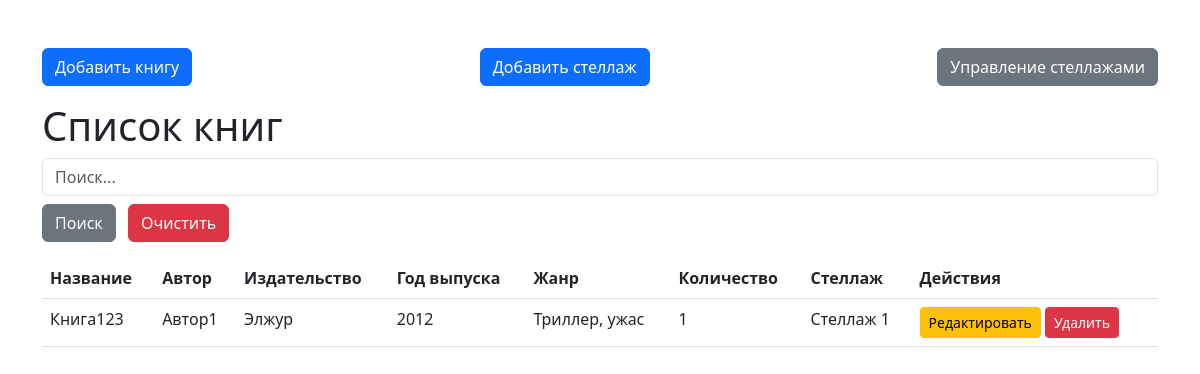
The app's page /, older data.
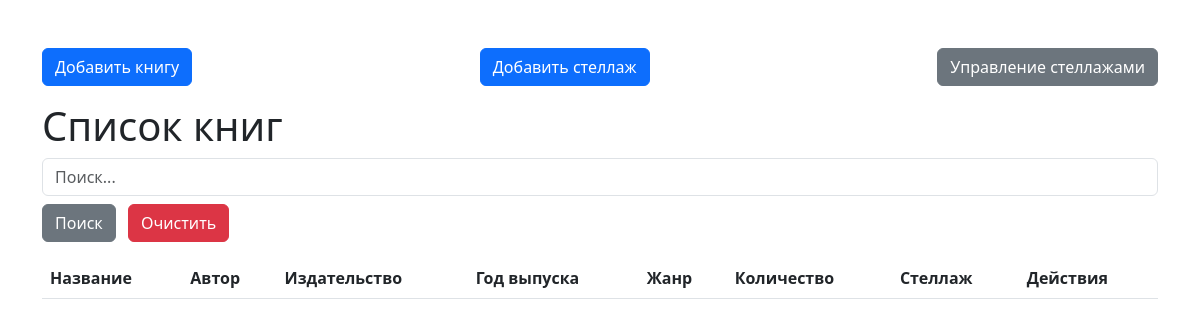
The same page, newer data.
### bookstore/models.py (models this page shows, shortened)
class Book(models.Model):
    author = models.CharField(max_length=255, verbose_name="Автор")
    title = models.CharField(max_length=255, verbose_name="Название")
    publisher = models.CharField(max_length=255, verbose_name="Издательство")
    publication_year = models.PositiveIntegerField(verbose_name="Год выпуска")
    genre = models.CharField(max_length=100, verbose_name="Жанр")
    quantity = models.PositiveIntegerField(default=1, verbose_name="Количество")
    shelf = models.ForeignKey(Shelf, on_delete=models.SET_NULL, null=True, blank=True, related_name="books", verbose_name="Стеллаж")
    class Meta:
        verbose_name = "Книга"
        verbose_name_plural = "Книги"

class Shelf(models.Model):
    name = models.CharField(max_length=100, unique=True, verbose_name="Название стеллажа")
    capacity = models.PositiveIntegerField(verbose_name="Вместимость стелажа")
    current_occupation = models.IntegerField(default=0, verbose_name="Текущее количество книг")
    class Meta:
        verbose_name = "Стелаж"
        verbose_name_plural = "Стелажи"

### bookstore/views.py (the view)
# urls.py: path('', views.book_list, name='book_list'),
def book_list(request):
    search_query: str = request.GET.get('search', '')  # Получаем поисковый запрос
    if search_query:
        books = Book.objects.filter(
            Q(title__icontains=search_query) |  # Фильтрация по названию
            Q(author__icontains=search_query) |  # Фильтрация по автору
            Q(publisher__icontains=search_query) |  # Фильтрация по издательству
            Q(genre__icontains=search_query)  # Фильтрация по жанру
        )
    else:
        books = Book.objects.all()  # Если запрос пустой, выводим все книги
    return render(request, 'bookstore/book_list.html', {'books': books, 'search_query': search_query})

### templates/bookstore/book_list.html (shortened to what this page needs)
<!DOCTYPE html>
<html lang="en">
<head>
    <link rel="stylesheet" href="https://cdn.jsdelivr.net/npm/bootstrap@5.3.0/dist/css/bootstrap.min.css">
</head>
<body>
    <div class="container mt-5">
        <div class="d-flex justify-content-between mb-3">
            <a href="{% url 'add_book' %}" class="btn btn-primary">Добавить книгу</a>
            <a href="{% url 'add_shelf' %}" class="btn btn-primary">Добавить стеллаж</a>
            <a href="{% url 'manage_shelves' %}" class="btn btn-secondary">Управление стеллажами</a>
        </div>
        <h1>Список книг</h1>
        <form method="get" class="mb-3">
            <input type="text" name="search" placeholder="Поиск..." class="form-control" value="{{ search_query }}">
            <div class="mt-2">
                <button type="submit" class="btn btn-secondary">Поиск</button>
                <a href="{% url 'book_list' %}" class="btn btn-danger ms-2">Очистить</a>
            </div>
        </form>
        <table class="table">
            <thead>
                <tr>
                    <th>Название</th>
                    <th>Автор</th>
                    <th>Издательство</th>
                    <th>Год выпуска</th>
                    <th>Жанр</th>
                    <th>Количество</th>
                    <th>Стеллаж</th>
                    <th>Действия</th>
                </tr>
            </thead>
            <tbody>
                {% for book in books %}
                    <tr>
                        <td>{{ book.title }}</td>
                        <td>{{ book.author }}</td>
                        <td>{{ book.publisher }}</td>
                        <td>{{ book.publication_year }}</td>
                        <td>{{ book.genre }}</td>
                        <td>{{ book.quantity }}</td>
                        <td>{{ book.shelf.name|default:"Не назначен" }}</td>
                        <td>
                            <a href="{% url 'edit_book' book.id %}" class="btn btn-warning btn-sm">Редактировать</a>
                            <a href="{% url 'delete_book' book.id %}" class="btn btn-danger btn-sm">
                                 Удалить
                            </a>
                        </td>
                    </tr>
                {% endfor %}
            </tbody>
        </table>
    </div>
</body>
</html>

Row changes from the older to the newer data that the page shows:
removed Book: title "Книга123", author "Автор1", publisher "Элжур", publication_year "2012", genre "Триллер, ужас", quantity "1", shelf.name "Стеллаж 1"
